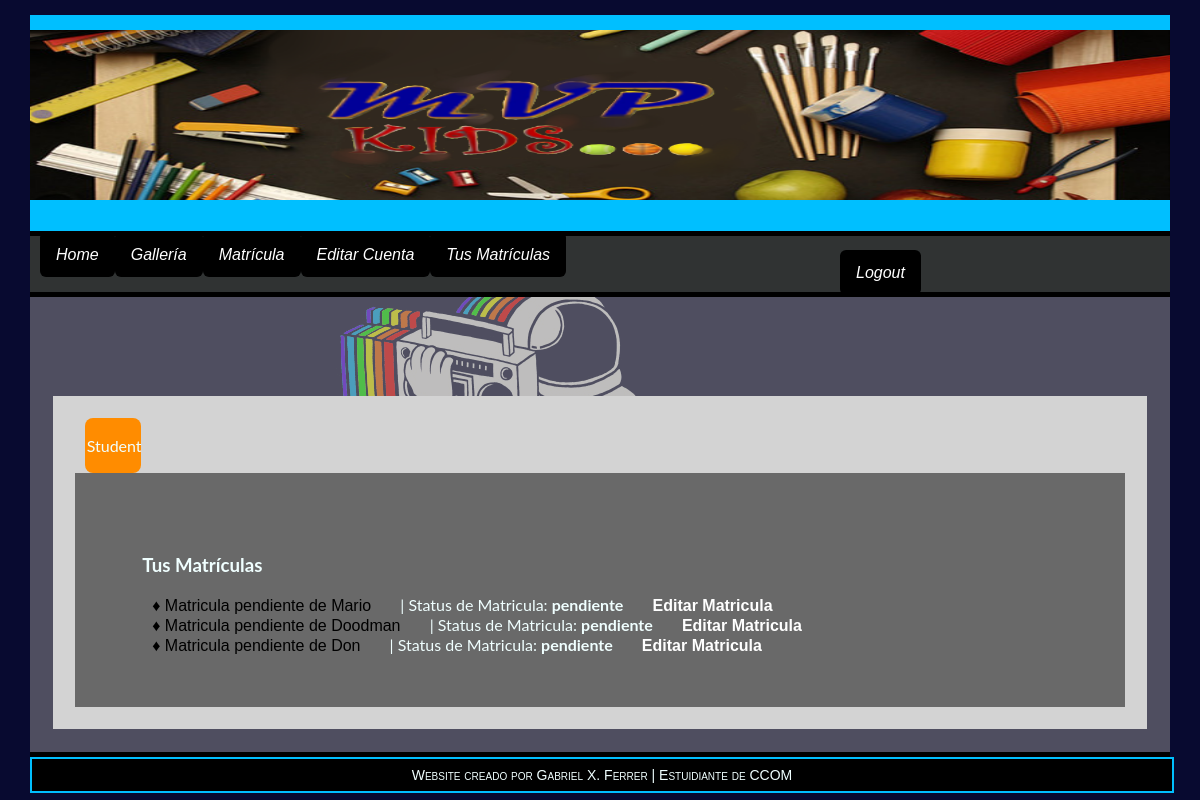
The page /tus_matriculas.php (signed in) on the database its author committed.
### tables this page shows
CREATE TABLE `matricula` (
  `m_id` int(3) NOT NULL AUTO_INCREMENT,
  `p_name` varchar(20) NOT NULL,
  `student_name` varchar(20) NOT NULL,
  `email` varchar(60) NOT NULL,
  `grade` varchar(10) NOT NULL,
  `dias_clases` varchar(30) NOT NULL,
  `programa` varchar(20) NOT NULL,
  `plan_medico` text NOT NULL,
  `u_id` int(4) NOT NULL,
  `e_id` int(3) NOT NULL,
  `p_id` int(3) NOT NULL,
  `status` varchar(15) NOT NULL,
  PRIMARY KEY (`m_id`),
  KEY `u_id` (`u_id`),
  KEY `e_id` (`e_id`),
  KEY `p_id` (`p_id`),
  CONSTRAINT `matricula_ibfk_1` FOREIGN KEY (`u_id`) REFERENCES `user` (`usuario_ID`),
  CONSTRAINT `matricula_ibfk_3` FOREIGN KEY (`p_id`) REFERENCES `encargado` (`p_id`)
);

### public/tus_matriculas.php (the view, shortened to what this page needs)
<?php
    require_once("functions/functions_MVP.php");
    $u_id = $_SESSION['u'];
?>
<!DOCTYPE html>
<html>
    <head>
    </head>
<body>
    <div id="container">
        <div id="header"><img src="img/MVP_banner.png" style="width:100%; height:170px"></div>
    <div id="navbar">
        <ul>
            <li><a href="index.php">Home</a></li>
            <li><a href="gallery.php">Gallería</a></li>
            <li><a href="matricula.php">Matrícula</a></li>
            <li><?php if(isset($_SESSION['admin'])){
                    echo "<a href='admin_index.php'>Dashboard</a>";
            }
            if(isset($_SESSION['u'])){
              echo "<a href='editar_cuenta.php?id=$u_id'>Editar Cuenta</a>";
            }
            ?>
            </li>
            <li><?php if(isset($_SESSION['u'])){
              echo "<a href='tus_matriculas.php?id=$u_id'>Tus Matrículas</a>";
            }	?></li>
            <li style="padding-left:50em;"><?php
			if(isset($_SESSION['u'])){
                echo "<a href='logout.php?p=index.php'>Logout</a>";
		    }
			?></li>
        </ul>
        </div>
    <div id="main_body">
        <div id="main">
        <h3 style="font-family: 'Saira Semi Condensed', sans-serif;"></h3>
        <h3 style="font-family: 'Saira Semi Condensed', sans-serif;"></h3>
            <div id="mat_container">
                <div id="mat_nav">
                <p>Student</p>
                </div>
                <div id="main_mat">
                <?php if(isset($_SESSION['u'])){
                  ?>
                <h3>Tus Matrículas</h3>
                <?php $m_query = "SELECT * FROM matricula WHERE u_id = $u_id";
                      $Mq = mysqli_query($con,$m_query);
                      if(mysqli_num_rows($Mq) == 0){
                            echo "No tienes ninguna matricula completada";
                      }
                      else{
                          while($row = mysqli_fetch_array($Mq)){
                                print "<tr style='font-size:48px;'>
                                      <td style='padding:10px'><a class='b1' href='matri_info.php'>♦ Matricula pendiente de ".$row['p_name']."</a> | </td>
                                      <td style='padding:10px' align='right'>  Status de Matricula: <b style='color:azure'>".$row['status']."</b></td>
                                      <td style='padding:10px' align='right'><b><a class='b2' href='matri_infor.php?m_id=".$row['m_id']."'>Editar Matricula</a></b></td>
                                      </tr>
                                      <br>
                                      ";
                          }
                      }
                ?>
                <?php }
                    else{
                        print "<h3>You are currently not logged in our systems, please enter your account</h3>
                        <p>&nbsp;&nbsp;&nbsp;<a href='login.php' class='aL'>Log In</a></p>";
                    }
                    ?>
                </div>
            </div>
        </div>
        </div>
    <div id="footer">
        Website creado por Gabriel X. Ferrer | Estuidiante de CCOM
        </div>
    </div>
</body>
</html>

### public/tus_matriculas.php (style rules this page uses)
body { background-image: url(img/cool_w1.gif); max-width: 100%; max-height: 100%; background-repeat: repeat; }
#navbar { background-color:azure; width: 100%; clear: both; }
#header { width: 100%; padding-bottom: 15px; padding-top: 15px; clear: both; position: relative; text-shadow: coral 0 0 10px; background-color: deepskyblue; color: darkblue; text-align: center; border-bottom: 5px solid black; font-size: 4em; font-variant: small-caps; font-family: 'Lacquer', sans-serif; }
#container { width: 95%; padding-top: 15px; margin: auto; position: relative; }
#main_body { display: flex; color: azure; font-family: 'Lato', sans-serif; }
#main { float:left; width: 100%; text-align: left; padding: 2%; background-color: rgba(137, 136, 136, 0.55); border-top: 5px solid black; border-bottom: 5px solid black; }
#mat_container { width: 96%; padding: 2%; background-color:lightgray; position: relative; }
#mat_nav { width: 5%; padding: 2px; margin-left: 10px; text-align: center; align-content: center; position: relative; background-color: darkorange; border-radius: 8px; }
#main_mat { width: 90%; padding: 5%; position: relative; background-color: dimgray; }
#footer { width: 100%; padding-bottom: 8px; padding-top: 8px; position: relative; background-color: black; border: 2px solid deepskyblue; color: azure; text-align: center; font-size: 14px; font-variant: small-caps; font-family: 'Saira Semi Condensed', sans-serif; }
h3 { padding-left: 15px; padding-top: 10px; }
li { float: left; }
li a { background-color: black; color: white; border-radius: 6px; position: relative; padding: 14px 16px; text-decoration-line: none; }
ul { list-style-type: none; margin: 0; padding: 10px; overflow: hidden; background-color: rgba(0,0,0,0.8); font-family: 'Saira Semi Condensed', sans-serif; font-style: italic; }
body { margin: 0; }
.b1 { padding: 15px; margin: 10px; color: black; text-decoration: none; font-family: 'Saira Semi Condensed', sans-serif; }
.b2 { padding: 15px; margin: 10px; color: white; text-decoration: none; font-family: 'Saira Semi Condensed', sans-serif; }

### rows shown on the page
matricula: p_name "Mario", status "pendiente"
matricula: p_name "Doodman", status "pendiente"
matricula: p_name "Don", status "pendiente"
